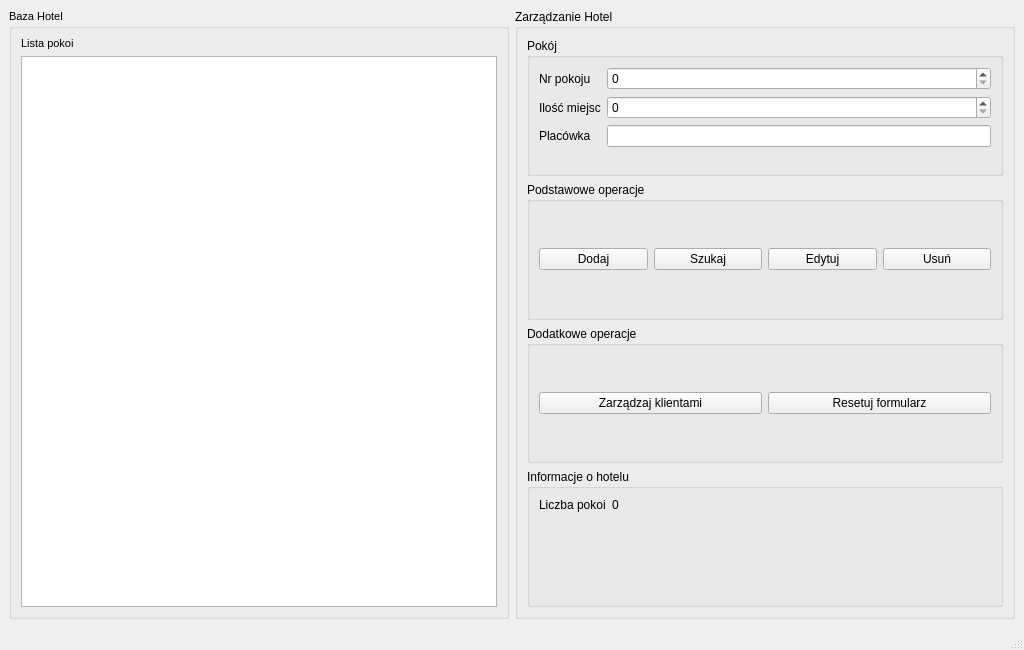
<?xml version="1.0" encoding="UTF-8"?>
<ui version="4.0">
 <class>RoomWindow</class>
 <widget class="QMainWindow" name="RoomWindow">
  <property name="geometry">
   <rect>
    <x>0</x>
    <y>0</y>
    <width>1024</width>
    <height>650</height>
   </rect>
  </property>
  <property name="windowTitle">
   <string>Hotel Organizer | Panel Administracyjny</string>
  </property>
  <property name="windowIcon">
   <iconset resource="resources.qrc">
    <normaloff>:/images/img/icon-dashboard.png</normaloff>:/images/img/icon-dashboard.png</iconset>
  </property>
  <widget class="QWidget" name="centralwidget">
   <layout class="QHBoxLayout" name="horizontalLayout_3">
    <item>
     <widget class="QGroupBox" name="groupBoxDatabase">
      <property name="sizePolicy">
       <sizepolicy hsizetype="Preferred" vsizetype="Preferred">
        <horstretch>0</horstretch>
        <verstretch>0</verstretch>
       </sizepolicy>
      </property>
      <property name="font">
       <font>
        <pointsize>8</pointsize>
       </font>
      </property>
      <property name="title">
       <string>Baza Hotel</string>
      </property>
      <layout class="QVBoxLayout" name="verticalLayout_2">
       <item>
        <widget class="QLabel" name="labelRoomList">
         <property name="text">
          <string>Lista pokoi</string>
         </property>
        </widget>
       </item>
       <item>
        <widget class="QTableView" name="tableViewRoomList"/>
       </item>
      </layout>
     </widget>
    </item>
    <item>
     <widget class="QGroupBox" name="groupBoxManage">
      <property name="title">
       <string>Zarządzanie Hotel</string>
      </property>
      <layout class="QVBoxLayout" name="verticalLayout_5">
       <item>
        <widget class="QGroupBox" name="groupBoxRoom">
         <property name="title">
          <string>Pokój</string>
         </property>
         <layout class="QFormLayout" name="formLayout">
          <item row="0" column="0">
           <widget class="QLabel" name="labelRoomName">
            <property name="text">
             <string>Nr pokoju</string>
            </property>
           </widget>
          </item>
          <item row="1" column="0">
           <widget class="QLabel" name="labelRoomSurname">
            <property name="text">
             <string>Ilość miejsc</string>
            </property>
           </widget>
          </item>
          <item row="2" column="0">
           <widget class="QLabel" name="labelRoomInstitution">
            <property name="text">
             <string>Placówka</string>
            </property>
           </widget>
          </item>
          <item row="2" column="1">
           <widget class="QLineEdit" name="lineEditRoomInstitution">
            <property name="maxLength">
             <number>500</number>
            </property>
           </widget>
          </item>
          <item row="0" column="1">
           <widget class="QSpinBox" name="spinBoxRoomNumber">
            <property name="maximum">
             <number>1000</number>
            </property>
           </widget>
          </item>
          <item row="1" column="1">
           <widget class="QSpinBox" name="spinBoxRoomPeople">
            <property name="maximum">
             <number>10</number>
            </property>
           </widget>
          </item>
         </layout>
        </widget>
       </item>
       <item>
        <widget class="QGroupBox" name="groupBoxBasicOperations">
         <property name="title">
          <string>Podstawowe operacje</string>
         </property>
         <layout class="QHBoxLayout" name="horizontalLayout">
          <item>
           <widget class="QPushButton" name="pushButtonRoomAdd">
            <property name="text">
             <string>Dodaj</string>
            </property>
           </widget>
          </item>
          <item>
           <widget class="QPushButton" name="pushButtonRoomSearch">
            <property name="text">
             <string>Szukaj</string>
            </property>
           </widget>
          </item>
          <item>
           <widget class="QPushButton" name="pushButtonRoomEdit">
            <property name="text">
             <string>Edytuj</string>
            </property>
           </widget>
          </item>
          <item>
           <widget class="QPushButton" name="pushButtonRoomDelete">
            <property name="text">
             <string>Usuń</string>
            </property>
           </widget>
          </item>
         </layout>
        </widget>
       </item>
       <item>
        <widget class="QGroupBox" name="groupBoxOtherOperations">
         <property name="title">
          <string>Dodatkowe operacje</string>
         </property>
         <layout class="QHBoxLayout" name="horizontalLayout_2">
          <item>
           <widget class="QPushButton" name="pushButtonManageRooms">
            <property name="text">
             <string>Zarządzaj klientami</string>
            </property>
           </widget>
          </item>
          <item>
           <widget class="QPushButton" name="pushButtonResetForm">
            <property name="text">
             <string>Resetuj formularz</string>
            </property>
           </widget>
          </item>
         </layout>
        </widget>
       </item>
       <item>
        <widget class="QGroupBox" name="groupBoxInfo">
         <property name="title">
          <string>Informacje o hotelu</string>
         </property>
         <layout class="QFormLayout" name="formLayout_2">
          <item row="0" column="0">
           <widget class="QLabel" name="labelInfoRooms">
            <property name="text">
             <string>Liczba pokoi</string>
            </property>
           </widget>
          </item>
          <item row="0" column="1">
           <widget class="QLabel" name="labelInfoRoomsNumber">
            <property name="sizePolicy">
             <sizepolicy hsizetype="Fixed" vsizetype="Fixed">
              <horstretch>0</horstretch>
              <verstretch>0</verstretch>
             </sizepolicy>
            </property>
            <property name="text">
             <string>0</string>
            </property>
           </widget>
          </item>
         </layout>
        </widget>
       </item>
      </layout>
     </widget>
    </item>
   </layout>
  </widget>
  <widget class="QMenuBar" name="menubar">
   <property name="geometry">
    <rect>
     <x>0</x>
     <y>0</y>
     <width>1024</width>
     <height>25</height>
    </rect>
   </property>
  </widget>
  <widget class="QStatusBar" name="statusbar"/>
 </widget>
 <resources>
  <include location="resources.qrc"/>
 </resources>
 <connections>
  <connection>
   <sender>pushButtonResetForm</sender>
   <signal>clicked()</signal>
   <receiver>lineEditRoomInstitution</receiver>
   <slot>clear()</slot>
   <hints>
    <hint type="sourcelabel">
     <x>869</x>
     <y>413</y>
    </hint>
    <hint type="destinationlabel">
     <x>773</x>
     <y>156</y>
    </hint>
   </hints>
  </connection>
  <connection>
   <sender>pushButtonResetForm</sender>
   <signal>clicked()</signal>
   <receiver>spinBoxRoomNumber</receiver>
   <slot>clear()</slot>
   <hints>
    <hint type="sourcelabel">
     <x>812</x>
     <y>412</y>
    </hint>
    <hint type="destinationlabel">
     <x>802</x>
     <y>100</y>
    </hint>
   </hints>
  </connection>
  <connection>
   <sender>pushButtonResetForm</sender>
   <signal>clicked()</signal>
   <receiver>spinBoxRoomPeople</receiver>
   <slot>clear()</slot>
   <hints>
    <hint type="sourcelabel">
     <x>884</x>
     <y>405</y>
    </hint>
    <hint type="destinationlabel">
     <x>879</x>
     <y>131</y>
    </hint>
   </hints>
  </connection>
 </connections>
</ui>
